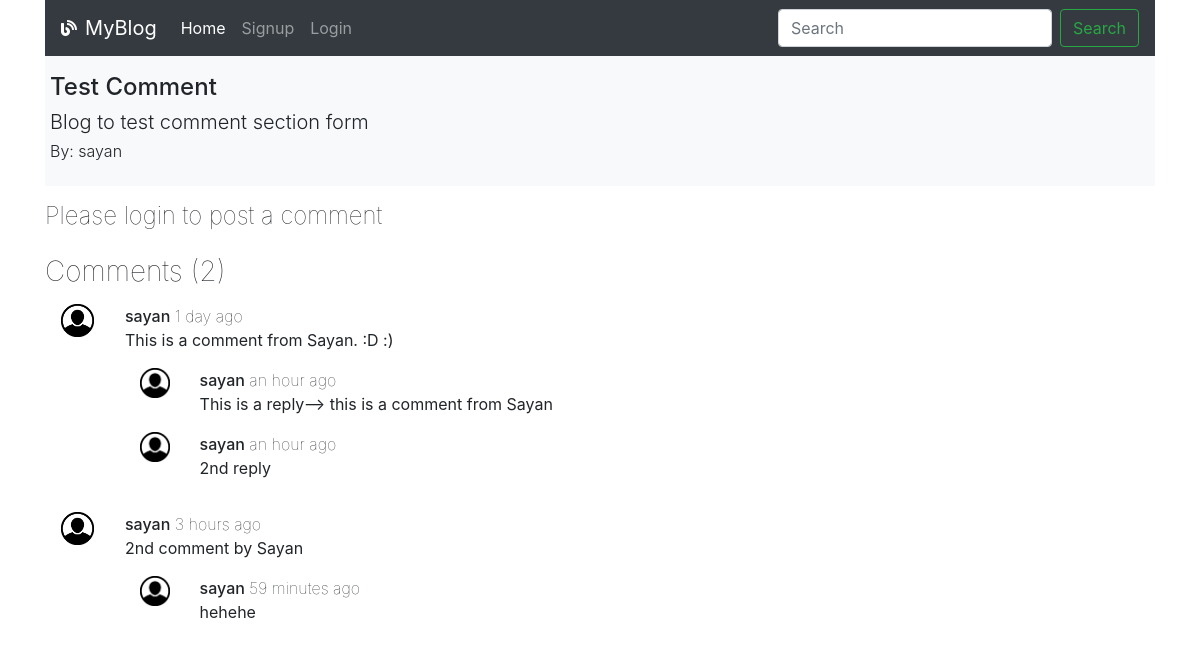
The app's page /viewBlog/20 with its own data.
### blog/models.py (models this page shows, shortened)
class BLOG(models.Model):
    title = models.CharField(max_length= 100)
    description = models.TextField(blank= True)
    dateCreated = models.DateTimeField(auto_now_add= True)
    user = models.ForeignKey(User, on_delete= models.CASCADE)

class COMMENT(models.Model):
    user = models.ForeignKey(User, on_delete= models.CASCADE)
    post = models.ForeignKey(BLOG, on_delete= models.CASCADE)
    description = models.TextField()
    parent = models.ForeignKey('self', blank= True, null= True, on_delete= models.CASCADE)
    dateCreated = models.DateTimeField(auto_now_add= True)

### blog/views.py (the view, shortened to what this page needs)
# urls.py: path('viewBlog/<int:blog_pk>', views.viewBlog, name='viewBlog'),
def viewBlog(request, blog_pk):
    blog = get_object_or_404(BLOG, pk= blog_pk)#, user= request.user)
    blogComments = COMMENT.objects.filter(post= blog, parent= None)
    blogReplies = COMMENT.objects.filter(post= blog).exclude(parent= None)
    commentToReplies = {}
    for x in blogReplies:
        if x.parent.pk not in commentToReplies.keys():
            commentToReplies[x.parent.pk] = [x]
        else:
            commentToReplies[x.parent.pk].append(x)
    if request.method == 'GET':
        return render(request, 'blog/viewBlog.html', {'blog': blog, 'blogComments': blogComments, 'commentToReplies': commentToReplies})

### blog/templatetags/extras.py (called while the page is built)
@register.filter(name= 'getReplies')
def getReplies(dict, comment_pk):
    return dict.get(comment_pk)

### blog/templates/blog/viewBlog.html (shortened to what this page needs)
{% extends 'blog/base.html'%}
{% block body %}
    {% load humanize %}
    {% load static %}
    {% load extras %}
    <div class="border border-light bg-light py-3 px-1 mb-3">
        <strong class= "h4">{{blog.title}}</strong>
        <h5 class="font-weight-light mt-2"> {{blog.description|linebreaksbr}}</h5>
        <h6 class="font-weight-light mt-2"> By: {{blog.user}} </h6>
    </div>
    {% if user.is_authenticated%}
        <form action= "{% url 'postComment'%}" method= "POST">
        {% csrf_token %}
            <div class="form-group row">
                <label for="comment" class="col-md-12 col-form-label">Post a Comment</label>
                <div class="col-md-6">
                    <input type="hidden" name= "commentBlogID" value= "{{blog.pk}}">
                    <input type="hidden" name= "commentParent" value= "">
                    <input type="text" name= "comment" class="form-control" id="comment" placeholder="Your comment" required>
                </div>
            </div>
            <button type="submit" class="btn btn-primary btn-sm mb-3">Comment</button>
        </form>
    {% else %}
        <div class="form-group row">
            <h4 class="col-sm-12 font-weight-lighter">Please login to post a comment</h4>
        </div>
    {% endif %}
    <h3 class='font-weight-lighter mb-3'>Comments ({{blogComments.count}})</h3>
    {% if blogComments.count %}
        {% for comment in blogComments %}
            <div class="row my-3">
                <div class="col-md-1">
                    <img src="{% static 'blog/user.png'%}" class= "rounded mx-auto d-block w-50" alt="user_logo">
                </div>
                <div class="col-md-11 px-0">
                    <strong class= "h6">{{comment.user}}</strong> <span class= "h6 font-weight-lighter">{{comment.dateCreated|naturaltime}}</span>
                    <p class= "my-0">{{comment.description}}</p>
                    {% for reply in commentToReplies|getReplies:comment.pk %}
                        <div class="row my-3">
                            <div class="col-md-1">
                                <img src="{% static 'blog/user.png'%}" class= "rounded mx-auto d-block w-50" alt="user_logo">
                            </div>
                            <div class="col-md-11 px-0">
                                <strong class= "h6">{{reply.user}}</strong> <span class= "h6 font-weight-lighter">{{reply.dateCreated|naturaltime}}</span>
                                <p class= "my-0">{{reply.description}}</p>
                            </div>
                        </div>
                    {% endfor %}
                </div>
            </div>
        {% endfor %}
    {% else %}
        <p>No comments to show</p>
    {% endif %}
{% endblock %}

### records on screen
BLOG: title "Test Comment", description "Blog to test comment section form", user "sayan"
COMMENT: user "sayan", dateCreated "1 day ago", description "This is a comment from Sayan. :D :)"
COMMENT: user "sayan", dateCreated "an hour ago", description "This is a reply--> this is a comment from Sayan"
COMMENT: user "sayan", dateCreated "an hour ago", description "2nd reply"
COMMENT: user "sayan", dateCreated "3 hours ago", description "2nd comment by Sayan"
COMMENT: user "sayan", dateCreated "59 minutes ago", description "hehehe"

### other values on screen
{{ blogComments.count }} "2"
